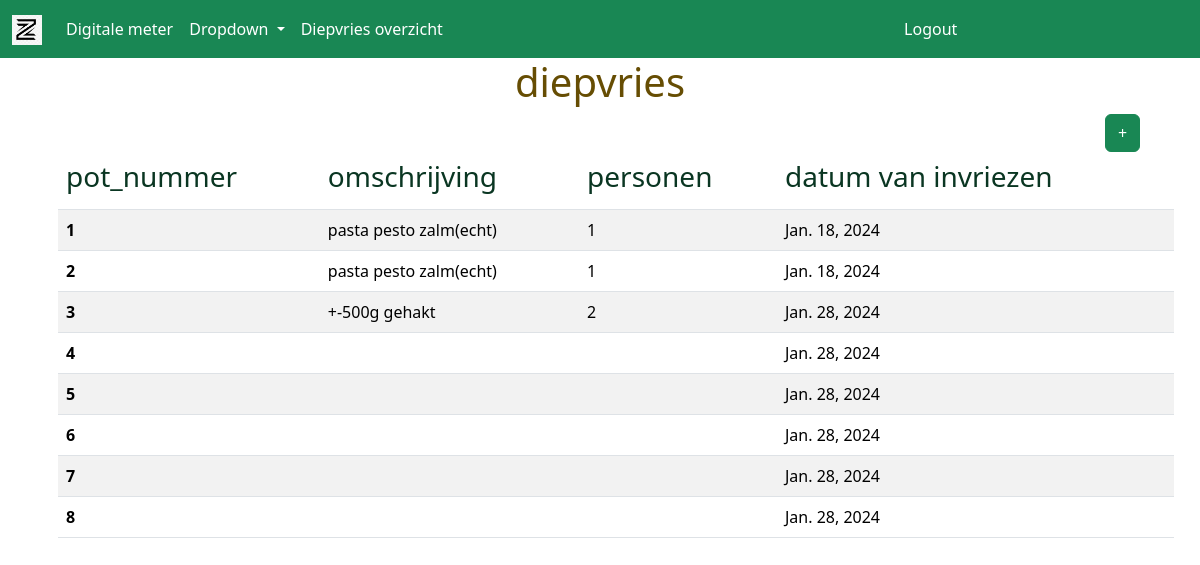
Screenshot of /main/diepvries/ (signed in) with the database file from the repository.
### main/models.py (models this page shows)
class Diepvries(models.Model):
    pot_nummer = models.IntegerField(unique = True)
    omschrijving = models.CharField(max_length = 50)
    personen = models.CharField(max_length = 2)
    datum = models.DateField(auto_now = True)

### main/views.py (the view, shortened to what this page needs)
# urls.py: path("diepvries/", views.diepvries_page, name="diepvries"),
def diepvries_page(request):
    template = "main/diepvries.html"
    inhoud = Diepvries.objects.all().order_by("datum").values()
    context = {"inhoud":inhoud}
    return render(request=request, context=context, template_name=template)

### main/templates/main/diepvries.html (shortened to what this page needs)
{% extends "main/base.html" %}
{% block title %}
    <h1 class="text-center text-warning-emphasis">diepvries</h1>
{% endblock title %}
{% block precontent %}
    <div class="container text-center">
        <div class="row">
            <div class="col">
            </div>
            <div class="col">
            </div>
            <div class="col-1">
                <button type="button" class="btn btn-success" data-bs-toggle="modal" data-bs-target="#exampleModal">
                    +
                </button>
            </div>
        </div>
    </div>
{% endblock precontent %}
{% block content %}
<ul>
    <div class="container">
        <table class="table table-striped">
            <thead>
              <tr>
                <th scope="col"><h3 class="text-success-emphasis">pot_nummer</h3></th>
                <th scope="col"><h3 class="text-success-emphasis">omschrijving</h3></th>
                <th scope="col"><h3 class="text-success-emphasis">personen</h3></th>
                <th scope="col"><h3 class="text-success-emphasis">datum van invriezen</h3></th>
              </tr>
            </thead>
            <tbody>
                {% for x in inhoud %}
                <tr>
                    <th scope="row">{{x.pot_nummer}}</th>
                    <td>{{x.omschrijving}}</td>
                    <td>{{x.personen}}</td>
                    <td>{{x.datum}}</td>
                </tr>
                {% endfor %}
            </tbody>
          </table>
    </div>
</ul>
{% endblock content %}

### rows the page displays
Diepvries: pot_nummer "1", omschrijving "pasta pesto zalm(echt)", personen "1", datum "Jan. 18, 2024"
Diepvries: pot_nummer "2", omschrijving "pasta pesto zalm(echt)", personen "1", datum "Jan. 18, 2024"
Diepvries: pot_nummer "3", omschrijving "+-500g gehakt", personen "2", datum "Jan. 28, 2024"
Diepvries: pot_nummer "4", datum "Jan. 28, 2024"
Diepvries: pot_nummer "5", datum "Jan. 28, 2024"
Diepvries: pot_nummer "6", datum "Jan. 28, 2024"
Diepvries: pot_nummer "7", datum "Jan. 28, 2024"
Diepvries: pot_nummer "8", datum "Jan. 28, 2024"
